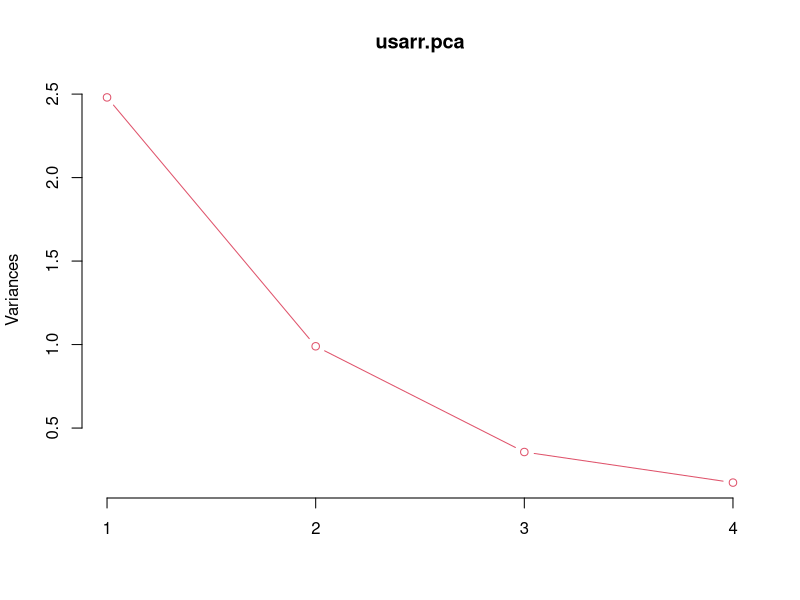
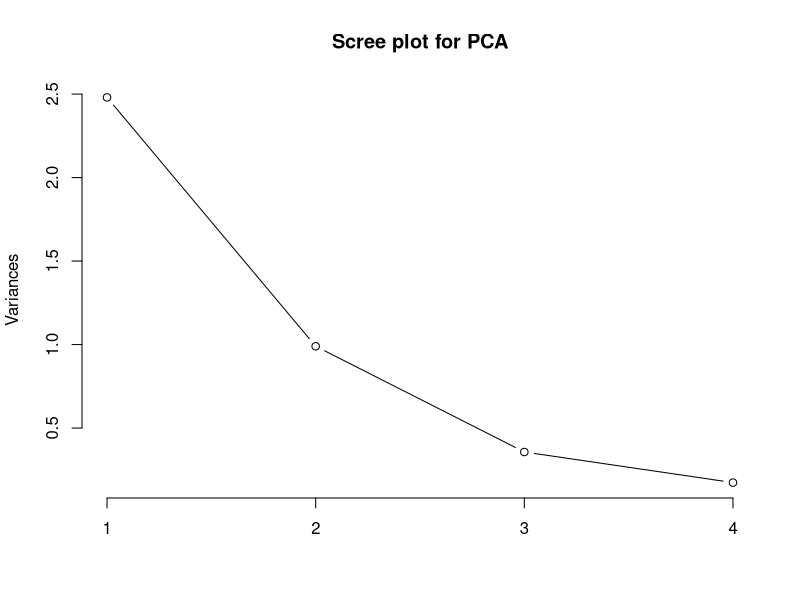

Write the R code that produced these figures, in order.
# working code

attach(USArrests)
dim(USArrests)
str(USArrests)
usarr.pca<-prcomp(USArrests, scale=T)
summary(usarr.pca)
screeplot(usarr.pca, type = "lines", col=2)
sum(is.na(USArrests))
print(usarr.pca)
usarr.pca
plot(usarr.pca, type="l", main = "Scree plot for PCA")
usarr.pca$rotation
rload<-abs(usarr.pca$rotation)
rload
sweep(rload, 2, colSums(rload), "/")
